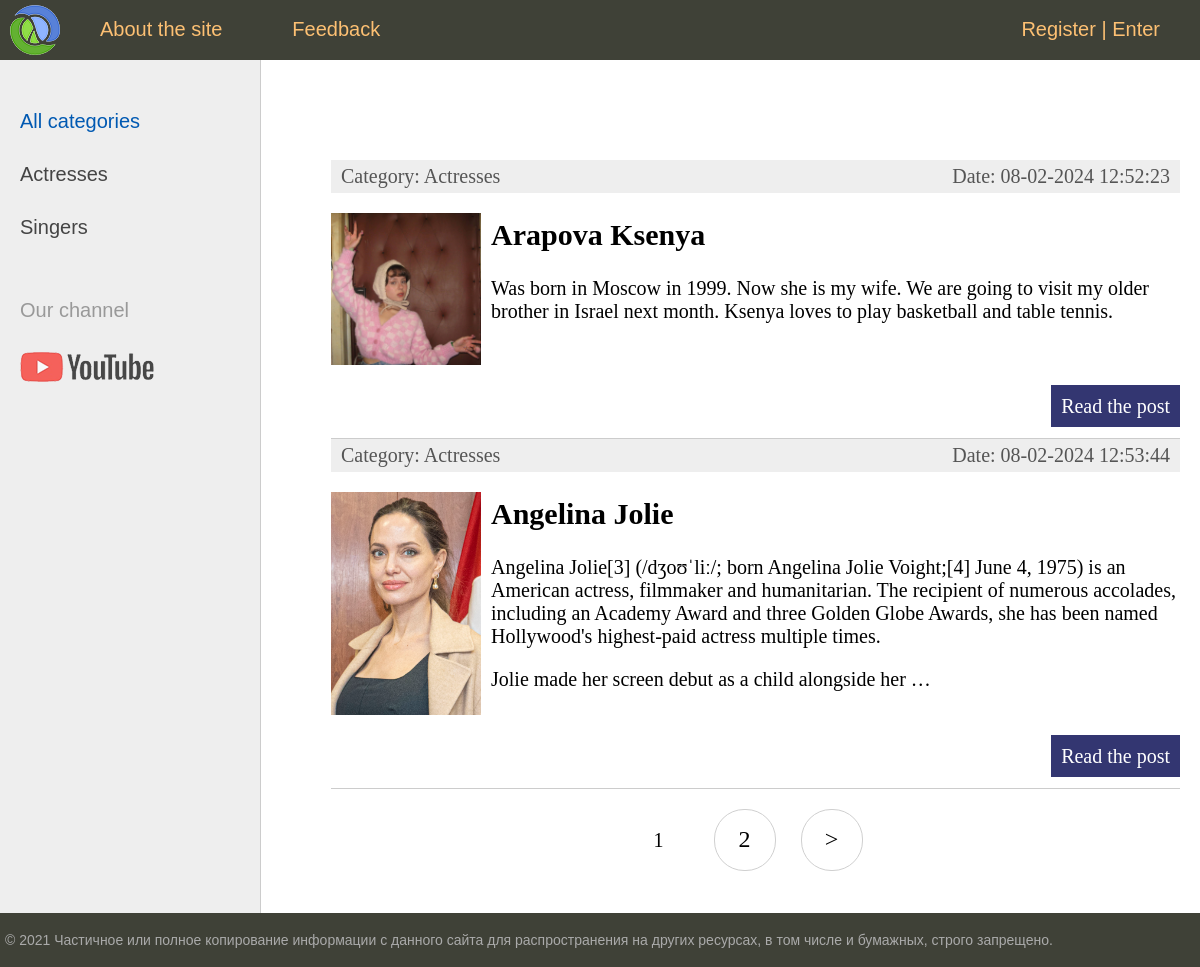
The page / on the database its author committed.
### women/models.py (models this page shows, shortened)
class Category(models.Model):
    name = models.CharField(max_length=100, db_index=True, verbose_name='Category')
    slug = models.SlugField(max_length=255, unique=True, db_index=True, verbose_name="URL")
    def __str__(self):
        return self.name
    def get_absolute_url(self):
        return reverse('category', kwargs={'cat_slug': self.slug})
    class Meta:
        verbose_name_plural = 'Categories'
        ordering = ['id']

class Women(models.Model):
    title = models.CharField(max_length=255)
    slug = models.SlugField(max_length=255, unique=True, db_index=True, verbose_name="URL")
    content = models.TextField(blank=True)
    photo = models.ImageField(upload_to="photos/%Y/%m/%d/")
    time_create = models.DateTimeField(auto_now_add=True)
    time_update = models.DateTimeField(auto_now=True)
    is_published = models.BooleanField(default=True)
    cat = models.ForeignKey('Category', on_delete=models.PROTECT, verbose_name="Category")
    def get_absolute_url(self):
        return reverse('post', kwargs={'post_slug': self.slug})
    class Meta:
        verbose_name = 'Famous women'
        verbose_name_plural = 'Famous women'
        ordering = ['id']

### women/views.py (the view)
# urls.py: path('', WomenHome.as_view(), name='home'),
class WomenHome(DataMixin, ListView):
    model = Women
    template_name = 'women/index.html'
    context_object_name = 'posts'
    def get_context_data(self, *, object_list=None, **kwargs):
        context = super().get_context_data(**kwargs)
        c_def = self.get_user_context(title="Main page")
        return dict(list(context.items()) + list(c_def.items()))
    def get_queryset(self):
        return Women.objects.filter(is_published=True)

### women/utils.py (called while the page is built)
    def get_user_context(self, **kwargs):
        context = kwargs
        cats = Category.objects.annotate(Count('women'))
        user_menu = menu.copy()
        if not self.request.user.is_authenticated:
            user_menu.pop(1)
        context['menu'] = user_menu
        context['cats'] = cats
        if 'cat_selected' not in context:
            context['cat_selected'] = 0
        return context

### women/templates/women/index.html (shortened to what this page needs)
{% extends 'women/base.html' %}
{% block content %}
<ul class="list-articles">
	{% for p in posts %}
			<li><div class="article-panel">
	<p class="first">Category: {{p.cat}}</p>
	<p class="last">Date: {{p.time_update|date:"d-m-Y H:i:s"}}</p>
</div>
{% if p.photo %}
	<p><img class="img-article-left thumb" src="{{p.photo.url}}"></p>
{% endif %}
				<h2>{{p.title}}</h2>
	{% autoescape on %}
	{{p.content|linebreaks|truncatewords:50}}
	{% endautoescape %}
			<p class="link-read-post"><a href="{{ p.get_absolute_url }}">Read the post</a></p>
			</li>
	{% endfor %}
</ul>
{% endblock %}

### women/templates/women/base.html (shortened to what this page needs)
{% load static %}
{% load women_tags %}
<!DOCTYPE html>
<html>
<head>
	<link type="text/css" href="{% static 'women/css/styles.css' %}" rel="stylesheet" />
</head>
<body>
<table class="table-page" border=0 cellpadding="0" cellspacing="0">
<tr><td valign=top>
{% block mainmenu %}
		<div class="header">
			<ul id="mainmenu" class="mainmenu">
			<li class="logo"><a href="{% url 'home' %}"><div class="logo"></div></a></li>
{% for m in menu %}
			<li><a href="{% url m.url_name %}">{{m.title}}</a></li>
{% endfor %}
				{% if request.user.is_authenticated %}
				<li class="last"> {{user.username}} | <a href="{% url 'logout' %}">Exit</a></li>
				{% else %}
				<li class="last"><a href="{% url 'register' %}">Register</a> | <a href="{% url 'login' %}">Enter</a></li>
				{% endif %}
			</ul>
		</div>
{% endblock mainmenu %}
<table class="table-content" border=0 cellpadding="0" cellspacing="0">
<tr>
	<td valign="top" class="left-chapters">
	<ul id="leftchapters">
{% if cat_selected == 0 %}
		<li class="selected">All categories</li>
{% else %}
		<li><a href="{% url 'home' %}">All categories</a></li>
{% endif %}
{% for c in cats %}
{% if c.women__count > 0 %}
	{% if c.pk == cat_selected %}
		<li class="selected">{{c.name}}</li>
	{% else %}
		<li><a href="{{ c.get_absolute_url }}">{{c.name}}</a></li>
	{% endif %}
{% endif %}
{% endfor %}
		<li class="share">
		<p>Our channel</p>
		<a class="share-yt" href="https://www.youtube.com/channel/UClJzWfGWuGJL2t-3dYKcHTA/playlists" target="_blank" rel="nofollow"></a>
		</li>
	</ul>
</td>
<td valign="top" class="content">
	<div class="content-text">
{% block content %}
{% endblock %}
{% if page_obj.has_other_pages %}
<nav class="list-pages">
    <ul>
        {% for p in paginator.page_range %}
		{% if page_obj.number == p %}
        <li class="page-num page-num-selected">{{ p }}</li>
		{% elif p >= page_obj.number|add:-2 and p <= page_obj.number|add:2  %}
        <li class="page-num">
            <a href="?page={{ p }}">{{ p }}</a>
        </li>
		{% endif %}
        {% endfor %}
{% if page_obj.has_next %}
<li class="page-num">
	<a href="?page={{ page_obj.next_page_number }}">&gt;</a>
</li>
{% endif %}
    </ul>
</nav>
{% endif %}
	</div>
</td></tr></table>
</td></tr>
<tr><td valign=top>
	<div id="footer">
		<p>&copy; 2021 Частичное или полное копирование информации с данного сайта для распространения на других ресурсах, в том числе и бумажных, строго запрещено.</p>
	</div>
</td></tr></table>
</body>
</html>

### women/static/women/css/styles.css (style rules this page uses)
html, body { font-family: 'Arial'; margin: 0; padding: 0; height: 100%; width: 100%; color: #444; }
a { color: #0059b2; text-decoration: none; }
img { max-width: 600px; height: auto; }
img.img-article-left { max-width: 300px; height: auto; float: left; padding: 0 10px 10px 0; }
img.img-article-left.thumb { max-width: 150px; height: auto; }
p.link-read-post { text-align: right; }
p.link-read-post a { padding: 10px; min-width: 100px; background: #333671; color: #fff; text-decoration: none; }
div.article-panel { background: #eee; padding: 5px 10px 5px 10px; box-sizing: border-box; overflow: hidden; color: #555; }
div.article-panel p.first { margin: 0; float: left; }
div.article-panel p.last { margin: 0; float: right; }
ul.list-articles { list-style: none; margin: 0; padding: 0; }
ul.list-articles li { border-bottom: 1px solid #ccc; }
.table-page { width: 100%; height: 100%; vertical-align: top; }
.table-page tr { height: 100%; }
.header { background: #3F4137; height: 60px; }
.logo { background: url('../images/logo.png') no-repeat 10px 5px; width: 70px; height: 60px; }
ul.mainmenu { list-style: none; margin: 0; padding: 0; height: 60px; color: #fdc073; font-size: 20px; overflow: hidden; }
ul.mainmenu li { float: left; margin: 18px 40px 0 30px; }
ul.mainmenu li.logo { margin: 0; }
ul.mainmenu li.last { float: right; }
ul.mainmenu li a { color: #fdc073; text-decoration: none; }
.table-content { width: 100%; min-height: 100%; height: 100%; }
.left-chapters { margin: 0; background: #eee; border-right: 1px solid #ccc; min-height: 100%; }
.left-chapters ul { width: 230px; min-height: 100%; margin: 0; padding: 20px 10px 10px 20px; list-style: none; font-size: 20px; }
.left-chapters ul li { margin: 30px 0 0 0; color: #999; }
.left-chapters ul li.selected { color: #0059b2; }
.left-chapters ul li a { color: #444; text-decoration: none; }
.left-chapters ul li.share { margin: 60px 0 0 0; }
.left-chapters ul li.share p { margin: 30px 0 30px 0; }
.left-chapters ul li.share a { display: inline-block; width: 40px; height: 40px; margin: 0 20px 0 0; }
.left-chapters ul li.share a.share-yt { width: 100%; height: 30px; background: url('../images/share_yt.png') no-repeat 0 0 }
.content { padding: 40px 20px 20px 40px; width: 100%; box-sizing: border-box; }
.content-text { margin: 60px 0 0 30px; color: #000; font-size: 20px; font-family: Yandex Sans Display Light; }
#footer { box-sizing: border-box; background: #3F4137; padding: 5px; color: #aaa; font-size: 14px; font-family: Verdana, Geneva, Arial, Helvetica; text-align: left; overflow: hidden; }
.list-pages { text-align: center; margin: 0 0 20px 0; }
.list-pages ul { margin: 20px 0 0 0; padding: 0; list-style: none; }
.list-pages ul li { display: inline-block; margin: 0 20px 0 0; }
.list-pages a { color: #000; font-size: 24px; text-decoration: none; }
.list-pages .page-num, .page-num-selected { display: inline-block; width: 60px; height: 44px; padding: 16px 0 0 0; border: 1px solid #d0d0d0; border-radius: 30px; }
.list-pages .page-num-selected { border: none; color: #000; font-size: 20px; }

### rows shown on the page
Category: name "Actresses"
Category: name "Singers"
Women: cat "Actresses", time_update "08-02-2024 12:52:23", photo (picture), title "Arapova Ksenya", content "Was born in Moscow in 1999. Now she is my wife. We are going to visit my older brother in Israel next month. Ksenya loves to play basketball and table tennis."
Women: cat "Actresses", time_update "08-02-2024 12:53:44", photo (picture), title "Angelina Jolie", content "Angelina Jolie[3] (/dʒoʊˈliː/; born Angelina Jolie Voight;[4] June 4, 1975) is an American actress, filmmaker and humanitarian. The recipient of numerous accolades, including an Academy Award and three Golden Globe Awards, she has been named Hollywood's highest-paid actress multiple times. Jolie made her screen debut as a child alongside her …"

### other values the page prints
{{ m.title }} "About the site" "Feedback"
{{ p }} "1"
{{ p }} "2"
